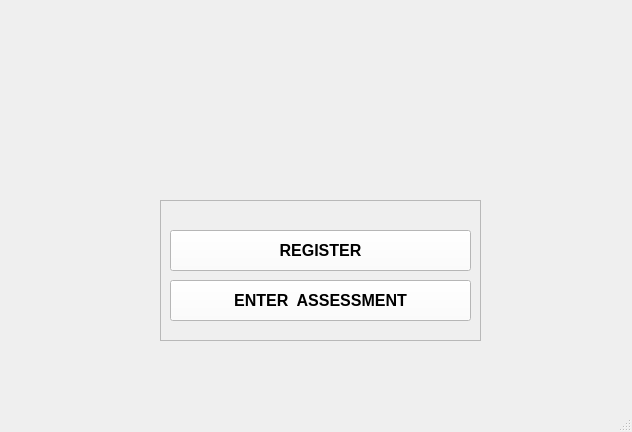
<?xml version="1.0" encoding="UTF-8"?>
<ui version="4.0">
 <class>MainWindow</class>
 <widget class="QMainWindow" name="MainWindow">
  <property name="geometry">
   <rect>
    <x>0</x>
    <y>0</y>
    <width>632</width>
    <height>432</height>
   </rect>
  </property>
  <property name="palette">
   <palette>
    <active>
     <colorrole role="WindowText">
      <brush brushstyle="SolidPattern">
       <color alpha="255">
        <red>0</red>
        <green>0</green>
        <blue>255</blue>
       </color>
      </brush>
     </colorrole>
    </active>
    <inactive>
     <colorrole role="WindowText">
      <brush brushstyle="SolidPattern">
       <color alpha="255">
        <red>0</red>
        <green>0</green>
        <blue>255</blue>
       </color>
      </brush>
     </colorrole>
    </inactive>
    <disabled>
     <colorrole role="WindowText">
      <brush brushstyle="SolidPattern">
       <color alpha="255">
        <red>120</red>
        <green>120</green>
        <blue>120</blue>
       </color>
      </brush>
     </colorrole>
    </disabled>
   </palette>
  </property>
  <property name="font">
   <font>
    <family>Arial</family>
    <pointsize>8</pointsize>
    <weight>50</weight>
    <bold>false</bold>
   </font>
  </property>
  <property name="windowTitle">
   <string>MainWindow</string>
  </property>
  <widget class="QWidget" name="centralwidget">
   <widget class="QFrame" name="frame">
    <property name="geometry">
     <rect>
      <x>160</x>
      <y>200</y>
      <width>321</width>
      <height>141</height>
     </rect>
    </property>
    <property name="frameShape">
     <enum>QFrame::StyledPanel</enum>
    </property>
    <property name="frameShadow">
     <enum>QFrame::Raised</enum>
    </property>
    <widget class="QPushButton" name="pushButton_3">
     <property name="geometry">
      <rect>
       <x>10</x>
       <y>30</y>
       <width>301</width>
       <height>41</height>
      </rect>
     </property>
     <property name="palette">
      <palette>
       <active>
        <colorrole role="WindowText">
         <brush brushstyle="SolidPattern">
          <color alpha="255">
           <red>0</red>
           <green>0</green>
           <blue>0</blue>
          </color>
         </brush>
        </colorrole>
        <colorrole role="Button">
         <brush brushstyle="SolidPattern">
          <color alpha="255">
           <red>255</red>
           <green>255</green>
           <blue>255</blue>
          </color>
         </brush>
        </colorrole>
        <colorrole role="Light">
         <brush brushstyle="SolidPattern">
          <color alpha="255">
           <red>255</red>
           <green>255</green>
           <blue>255</blue>
          </color>
         </brush>
        </colorrole>
        <colorrole role="Midlight">
         <brush brushstyle="SolidPattern">
          <color alpha="255">
           <red>255</red>
           <green>255</green>
           <blue>255</blue>
          </color>
         </brush>
        </colorrole>
        <colorrole role="Dark">
         <brush brushstyle="SolidPattern">
          <color alpha="255">
           <red>127</red>
           <green>127</green>
           <blue>127</blue>
          </color>
         </brush>
        </colorrole>
        <colorrole role="Mid">
         <brush brushstyle="SolidPattern">
          <color alpha="255">
           <red>170</red>
           <green>170</green>
           <blue>170</blue>
          </color>
         </brush>
        </colorrole>
        <colorrole role="Text">
         <brush brushstyle="SolidPattern">
          <color alpha="255">
           <red>0</red>
           <green>0</green>
           <blue>0</blue>
          </color>
         </brush>
        </colorrole>
        <colorrole role="BrightText">
         <brush brushstyle="SolidPattern">
          <color alpha="255">
           <red>255</red>
           <green>255</green>
           <blue>255</blue>
          </color>
         </brush>
        </colorrole>
        <colorrole role="ButtonText">
         <brush brushstyle="SolidPattern">
          <color alpha="255">
           <red>0</red>
           <green>0</green>
           <blue>0</blue>
          </color>
         </brush>
        </colorrole>
        <colorrole role="Base">
         <brush brushstyle="SolidPattern">
          <color alpha="255">
           <red>255</red>
           <green>255</green>
           <blue>255</blue>
          </color>
         </brush>
        </colorrole>
        <colorrole role="Window">
         <brush brushstyle="SolidPattern">
          <color alpha="255">
           <red>255</red>
           <green>255</green>
           <blue>255</blue>
          </color>
         </brush>
        </colorrole>
        <colorrole role="Shadow">
         <brush brushstyle="SolidPattern">
          <color alpha="255">
           <red>0</red>
           <green>0</green>
           <blue>0</blue>
          </color>
         </brush>
        </colorrole>
        <colorrole role="AlternateBase">
         <brush brushstyle="SolidPattern">
          <color alpha="255">
           <red>255</red>
           <green>255</green>
           <blue>255</blue>
          </color>
         </brush>
        </colorrole>
        <colorrole role="ToolTipBase">
         <brush brushstyle="SolidPattern">
          <color alpha="255">
           <red>255</red>
           <green>255</green>
           <blue>220</blue>
          </color>
         </brush>
        </colorrole>
        <colorrole role="ToolTipText">
         <brush brushstyle="SolidPattern">
          <color alpha="255">
           <red>0</red>
           <green>0</green>
           <blue>0</blue>
          </color>
         </brush>
        </colorrole>
        <colorrole role="PlaceholderText">
         <brush brushstyle="SolidPattern">
          <color alpha="128">
           <red>0</red>
           <green>0</green>
           <blue>0</blue>
          </color>
         </brush>
        </colorrole>
       </active>
       <inactive>
        <colorrole role="WindowText">
         <brush brushstyle="SolidPattern">
          <color alpha="255">
           <red>0</red>
           <green>0</green>
           <blue>0</blue>
          </color>
         </brush>
        </colorrole>
        <colorrole role="Button">
         <brush brushstyle="SolidPattern">
          <color alpha="255">
           <red>255</red>
           <green>255</green>
           <blue>255</blue>
          </color>
         </brush>
        </colorrole>
        <colorrole role="Light">
         <brush brushstyle="SolidPattern">
          <color alpha="255">
           <red>255</red>
           <green>255</green>
           <blue>255</blue>
          </color>
         </brush>
        </colorrole>
        <colorrole role="Midlight">
         <brush brushstyle="SolidPattern">
          <color alpha="255">
           <red>255</red>
           <green>255</green>
           <blue>255</blue>
          </color>
         </brush>
        </colorrole>
        <colorrole role="Dark">
         <brush brushstyle="SolidPattern">
          <color alpha="255">
           <red>127</red>
           <green>127</green>
           <blue>127</blue>
          </color>
         </brush>
        </colorrole>
        <colorrole role="Mid">
         <brush brushstyle="SolidPattern">
          <color alpha="255">
           <red>170</red>
           <green>170</green>
           <blue>170</blue>
          </color>
         </brush>
        </colorrole>
        <colorrole role="Text">
         <brush brushstyle="SolidPattern">
          <color alpha="255">
           <red>0</red>
           <green>0</green>
           <blue>0</blue>
          </color>
         </brush>
        </colorrole>
        <colorrole role="BrightText">
         <brush brushstyle="SolidPattern">
          <color alpha="255">
           <red>255</red>
           <green>255</green>
           <blue>255</blue>
          </color>
         </brush>
        </colorrole>
        <colorrole role="ButtonText">
         <brush brushstyle="SolidPattern">
          <color alpha="255">
           <red>0</red>
           <green>0</green>
           <blue>0</blue>
          </color>
         </brush>
        </colorrole>
        <colorrole role="Base">
         <brush brushstyle="SolidPattern">
          <color alpha="255">
           <red>255</red>
           <green>255</green>
           <blue>255</blue>
          </color>
         </brush>
        </colorrole>
        <colorrole role="Window">
         <brush brushstyle="SolidPattern">
          <color alpha="255">
           <red>255</red>
           <green>255</green>
           <blue>255</blue>
          </color>
         </brush>
        </colorrole>
        <colorrole role="Shadow">
         <brush brushstyle="SolidPattern">
          <color alpha="255">
           <red>0</red>
           <green>0</green>
           <blue>0</blue>
          </color>
         </brush>
        </colorrole>
        <colorrole role="AlternateBase">
         <brush brushstyle="SolidPattern">
          <color alpha="255">
           <red>255</red>
           <green>255</green>
           <blue>255</blue>
          </color>
         </brush>
        </colorrole>
        <colorrole role="ToolTipBase">
         <brush brushstyle="SolidPattern">
          <color alpha="255">
           <red>255</red>
           <green>255</green>
           <blue>220</blue>
          </color>
         </brush>
        </colorrole>
        <colorrole role="ToolTipText">
         <brush brushstyle="SolidPattern">
          <color alpha="255">
           <red>0</red>
           <green>0</green>
           <blue>0</blue>
          </color>
         </brush>
        </colorrole>
        <colorrole role="PlaceholderText">
         <brush brushstyle="SolidPattern">
          <color alpha="128">
           <red>0</red>
           <green>0</green>
           <blue>0</blue>
          </color>
         </brush>
        </colorrole>
       </inactive>
       <disabled>
        <colorrole role="WindowText">
         <brush brushstyle="SolidPattern">
          <color alpha="255">
           <red>127</red>
           <green>127</green>
           <blue>127</blue>
          </color>
         </brush>
        </colorrole>
        <colorrole role="Button">
         <brush brushstyle="SolidPattern">
          <color alpha="255">
           <red>255</red>
           <green>255</green>
           <blue>255</blue>
          </color>
         </brush>
        </colorrole>
        <colorrole role="Light">
         <brush brushstyle="SolidPattern">
          <color alpha="255">
           <red>255</red>
           <green>255</green>
           <blue>255</blue>
          </color>
         </brush>
        </colorrole>
        <colorrole role="Midlight">
         <brush brushstyle="SolidPattern">
          <color alpha="255">
           <red>255</red>
           <green>255</green>
           <blue>255</blue>
          </color>
         </brush>
        </colorrole>
        <colorrole role="Dark">
         <brush brushstyle="SolidPattern">
          <color alpha="255">
           <red>127</red>
           <green>127</green>
           <blue>127</blue>
          </color>
         </brush>
        </colorrole>
        <colorrole role="Mid">
         <brush brushstyle="SolidPattern">
          <color alpha="255">
           <red>170</red>
           <green>170</green>
           <blue>170</blue>
          </color>
         </brush>
        </colorrole>
        <colorrole role="Text">
         <brush brushstyle="SolidPattern">
          <color alpha="255">
           <red>127</red>
           <green>127</green>
           <blue>127</blue>
          </color>
         </brush>
        </colorrole>
        <colorrole role="BrightText">
         <brush brushstyle="SolidPattern">
          <color alpha="255">
           <red>255</red>
           <green>255</green>
           <blue>255</blue>
          </color>
         </brush>
        </colorrole>
        <colorrole role="ButtonText">
         <brush brushstyle="SolidPattern">
          <color alpha="255">
           <red>127</red>
           <green>127</green>
           <blue>127</blue>
          </color>
         </brush>
        </colorrole>
        <colorrole role="Base">
         <brush brushstyle="SolidPattern">
          <color alpha="255">
           <red>255</red>
           <green>255</green>
           <blue>255</blue>
          </color>
         </brush>
        </colorrole>
        <colorrole role="Window">
         <brush brushstyle="SolidPattern">
          <color alpha="255">
           <red>255</red>
           <green>255</green>
           <blue>255</blue>
          </color>
         </brush>
        </colorrole>
        <colorrole role="Shadow">
         <brush brushstyle="SolidPattern">
          <color alpha="255">
           <red>0</red>
           <green>0</green>
           <blue>0</blue>
          </color>
         </brush>
        </colorrole>
        <colorrole role="AlternateBase">
         <brush brushstyle="SolidPattern">
          <color alpha="255">
           <red>255</red>
           <green>255</green>
           <blue>255</blue>
          </color>
         </brush>
        </colorrole>
        <colorrole role="ToolTipBase">
         <brush brushstyle="SolidPattern">
          <color alpha="255">
           <red>255</red>
           <green>255</green>
           <blue>220</blue>
          </color>
         </brush>
        </colorrole>
        <colorrole role="ToolTipText">
         <brush brushstyle="SolidPattern">
          <color alpha="255">
           <red>0</red>
           <green>0</green>
           <blue>0</blue>
          </color>
         </brush>
        </colorrole>
        <colorrole role="PlaceholderText">
         <brush brushstyle="SolidPattern">
          <color alpha="128">
           <red>0</red>
           <green>0</green>
           <blue>0</blue>
          </color>
         </brush>
        </colorrole>
       </disabled>
      </palette>
     </property>
     <property name="font">
      <font>
       <family>Arial</family>
       <pointsize>12</pointsize>
       <weight>75</weight>
       <bold>true</bold>
      </font>
     </property>
     <property name="text">
      <string>REGISTER</string>
     </property>
     <property name="flat">
      <bool>false</bool>
     </property>
    </widget>
    <widget class="QPushButton" name="pushButton_2">
     <property name="geometry">
      <rect>
       <x>10</x>
       <y>80</y>
       <width>301</width>
       <height>41</height>
      </rect>
     </property>
     <property name="palette">
      <palette>
       <active>
        <colorrole role="WindowText">
         <brush brushstyle="SolidPattern">
          <color alpha="255">
           <red>0</red>
           <green>0</green>
           <blue>0</blue>
          </color>
         </brush>
        </colorrole>
        <colorrole role="Button">
         <brush brushstyle="SolidPattern">
          <color alpha="255">
           <red>255</red>
           <green>255</green>
           <blue>255</blue>
          </color>
         </brush>
        </colorrole>
        <colorrole role="Light">
         <brush brushstyle="SolidPattern">
          <color alpha="255">
           <red>255</red>
           <green>255</green>
           <blue>255</blue>
          </color>
         </brush>
        </colorrole>
        <colorrole role="Midlight">
         <brush brushstyle="SolidPattern">
          <color alpha="255">
           <red>255</red>
           <green>255</green>
           <blue>255</blue>
          </color>
         </brush>
        </colorrole>
        <colorrole role="Dark">
         <brush brushstyle="SolidPattern">
          <color alpha="255">
           <red>127</red>
           <green>127</green>
           <blue>127</blue>
          </color>
         </brush>
        </colorrole>
        <colorrole role="Mid">
         <brush brushstyle="SolidPattern">
          <color alpha="255">
           <red>170</red>
           <green>170</green>
           <blue>170</blue>
          </color>
         </brush>
        </colorrole>
        <colorrole role="Text">
         <brush brushstyle="SolidPattern">
          <color alpha="255">
           <red>0</red>
           <green>0</green>
           <blue>0</blue>
          </color>
         </brush>
        </colorrole>
        <colorrole role="BrightText">
         <brush brushstyle="SolidPattern">
          <color alpha="255">
           <red>255</red>
           <green>255</green>
           <blue>255</blue>
          </color>
         </brush>
        </colorrole>
        <colorrole role="ButtonText">
         <brush brushstyle="SolidPattern">
          <color alpha="255">
           <red>0</red>
           <green>0</green>
           <blue>0</blue>
          </color>
         </brush>
        </colorrole>
        <colorrole role="Base">
         <brush brushstyle="SolidPattern">
          <color alpha="255">
           <red>255</red>
           <green>255</green>
           <blue>255</blue>
          </color>
         </brush>
        </colorrole>
        <colorrole role="Window">
         <brush brushstyle="SolidPattern">
          <color alpha="255">
           <red>255</red>
           <green>255</green>
           <blue>255</blue>
          </color>
         </brush>
        </colorrole>
        <colorrole role="Shadow">
         <brush brushstyle="SolidPattern">
          <color alpha="255">
           <red>0</red>
           <green>0</green>
           <blue>0</blue>
          </color>
         </brush>
        </colorrole>
        <colorrole role="AlternateBase">
         <brush brushstyle="SolidPattern">
          <color alpha="255">
           <red>255</red>
           <green>255</green>
           <blue>255</blue>
          </color>
         </brush>
        </colorrole>
        <colorrole role="ToolTipBase">
         <brush brushstyle="SolidPattern">
          <color alpha="255">
           <red>255</red>
           <green>255</green>
           <blue>220</blue>
          </color>
         </brush>
        </colorrole>
        <colorrole role="ToolTipText">
         <brush brushstyle="SolidPattern">
          <color alpha="255">
           <red>0</red>
           <green>0</green>
           <blue>0</blue>
          </color>
         </brush>
        </colorrole>
        <colorrole role="PlaceholderText">
         <brush brushstyle="SolidPattern">
          <color alpha="128">
           <red>0</red>
           <green>0</green>
           <blue>0</blue>
          </color>
         </brush>
        </colorrole>
       </active>
       <inactive>
        <colorrole role="WindowText">
         <brush brushstyle="SolidPattern">
          <color alpha="255">
           <red>0</red>
           <green>0</green>
           <blue>0</blue>
          </color>
         </brush>
        </colorrole>
        <colorrole role="Button">
         <brush brushstyle="SolidPattern">
          <color alpha="255">
           <red>255</red>
           <green>255</green>
           <blue>255</blue>
          </color>
         </brush>
        </colorrole>
        <colorrole role="Light">
         <brush brushstyle="SolidPattern">
          <color alpha="255">
           <red>255</red>
           <green>255</green>
           <blue>255</blue>
          </color>
         </brush>
        </colorrole>
        <colorrole role="Midlight">
         <brush brushstyle="SolidPattern">
          <color alpha="255">
           <red>255</red>
           <green>255</green>
           <blue>255</blue>
          </color>
         </brush>
        </colorrole>
        <colorrole role="Dark">
         <brush brushstyle="SolidPattern">
          <color alpha="255">
           <red>127</red>
           <green>127</green>
           <blue>127</blue>
          </color>
         </brush>
        </colorrole>
        <colorrole role="Mid">
         <brush brushstyle="SolidPattern">
          <color alpha="255">
           <red>170</red>
           <green>170</green>
           <blue>170</blue>
          </color>
         </brush>
        </colorrole>
        <colorrole role="Text">
         <brush brushstyle="SolidPattern">
          <color alpha="255">
           <red>0</red>
           <green>0</green>
           <blue>0</blue>
          </color>
         </brush>
        </colorrole>
        <colorrole role="BrightText">
         <brush brushstyle="SolidPattern">
          <color alpha="255">
           <red>255</red>
           <green>255</green>
           <blue>255</blue>
          </color>
         </brush>
        </colorrole>
        <colorrole role="ButtonText">
         <brush brushstyle="SolidPattern">
          <color alpha="255">
           <red>0</red>
           <green>0</green>
           <blue>0</blue>
          </color>
         </brush>
        </colorrole>
        <colorrole role="Base">
         <brush brushstyle="SolidPattern">
          <color alpha="255">
           <red>255</red>
           <green>255</green>
           <blue>255</blue>
          </color>
         </brush>
        </colorrole>
        <colorrole role="Window">
         <brush brushstyle="SolidPattern">
          <color alpha="255">
           <red>255</red>
           <green>255</green>
           <blue>255</blue>
          </color>
         </brush>
        </colorrole>
        <colorrole role="Shadow">
         <brush brushstyle="SolidPattern">
          <color alpha="255">
           <red>0</red>
           <green>0</green>
           <blue>0</blue>
          </color>
         </brush>
        </colorrole>
        <colorrole role="AlternateBase">
         <brush brushstyle="SolidPattern">
          <color alpha="255">
           <red>255</red>
           <green>255</green>
           <blue>255</blue>
          </color>
         </brush>
        </colorrole>
        <colorrole role="ToolTipBase">
         <brush brushstyle="SolidPattern">
          <color alpha="255">
           <red>255</red>
           <green>255</green>
           <blue>220</blue>
          </color>
         </brush>
        </colorrole>
        <colorrole role="ToolTipText">
         <brush brushstyle="SolidPattern">
          <color alpha="255">
           <red>0</red>
           <green>0</green>
           <blue>0</blue>
          </color>
         </brush>
        </colorrole>
        <colorrole role="PlaceholderText">
         <brush brushstyle="SolidPattern">
          <color alpha="128">
           <red>0</red>
           <green>0</green>
           <blue>0</blue>
          </color>
         </brush>
        </colorrole>
       </inactive>
       <disabled>
        <colorrole role="WindowText">
         <brush brushstyle="SolidPattern">
          <color alpha="255">
           <red>127</red>
           <green>127</green>
           <blue>127</blue>
          </color>
         </brush>
        </colorrole>
        <colorrole role="Button">
         <brush brushstyle="SolidPattern">
          <color alpha="255">
           <red>255</red>
           <green>255</green>
           <blue>255</blue>
          </color>
         </brush>
        </colorrole>
        <colorrole role="Light">
         <brush brushstyle="SolidPattern">
          <color alpha="255">
           <red>255</red>
           <green>255</green>
           <blue>255</blue>
          </color>
         </brush>
        </colorrole>
        <colorrole role="Midlight">
         <brush brushstyle="SolidPattern">
          <color alpha="255">
           <red>255</red>
           <green>255</green>
           <blue>255</blue>
          </color>
         </brush>
        </colorrole>
        <colorrole role="Dark">
         <brush brushstyle="SolidPattern">
          <color alpha="255">
           <red>127</red>
           <green>127</green>
           <blue>127</blue>
          </color>
         </brush>
        </colorrole>
        <colorrole role="Mid">
         <brush brushstyle="SolidPattern">
          <color alpha="255">
           <red>170</red>
           <green>170</green>
           <blue>170</blue>
          </color>
         </brush>
        </colorrole>
        <colorrole role="Text">
         <brush brushstyle="SolidPattern">
          <color alpha="255">
           <red>127</red>
           <green>127</green>
           <blue>127</blue>
          </color>
         </brush>
        </colorrole>
        <colorrole role="BrightText">
         <brush brushstyle="SolidPattern">
          <color alpha="255">
           <red>255</red>
           <green>255</green>
           <blue>255</blue>
          </color>
         </brush>
        </colorrole>
        <colorrole role="ButtonText">
         <brush brushstyle="SolidPattern">
          <color alpha="255">
           <red>127</red>
           <green>127</green>
           <blue>127</blue>
          </color>
         </brush>
        </colorrole>
        <colorrole role="Base">
         <brush brushstyle="SolidPattern">
          <color alpha="255">
           <red>255</red>
           <green>255</green>
           <blue>255</blue>
          </color>
         </brush>
        </colorrole>
        <colorrole role="Window">
         <brush brushstyle="SolidPattern">
          <color alpha="255">
           <red>255</red>
           <green>255</green>
           <blue>255</blue>
          </color>
         </brush>
        </colorrole>
        <colorrole role="Shadow">
         <brush brushstyle="SolidPattern">
          <color alpha="255">
           <red>0</red>
           <green>0</green>
           <blue>0</blue>
          </color>
         </brush>
        </colorrole>
        <colorrole role="AlternateBase">
         <brush brushstyle="SolidPattern">
          <color alpha="255">
           <red>255</red>
           <green>255</green>
           <blue>255</blue>
          </color>
         </brush>
        </colorrole>
        <colorrole role="ToolTipBase">
         <brush brushstyle="SolidPattern">
          <color alpha="255">
           <red>255</red>
           <green>255</green>
           <blue>220</blue>
          </color>
         </brush>
        </colorrole>
        <colorrole role="ToolTipText">
         <brush brushstyle="SolidPattern">
          <color alpha="255">
           <red>0</red>
           <green>0</green>
           <blue>0</blue>
          </color>
         </brush>
        </colorrole>
        <colorrole role="PlaceholderText">
         <brush brushstyle="SolidPattern">
          <color alpha="128">
           <red>0</red>
           <green>0</green>
           <blue>0</blue>
          </color>
         </brush>
        </colorrole>
       </disabled>
      </palette>
     </property>
     <property name="font">
      <font>
       <family>Arial</family>
       <pointsize>12</pointsize>
       <weight>75</weight>
       <bold>true</bold>
      </font>
     </property>
     <property name="text">
      <string>ENTER  ASSESSMENT</string>
     </property>
     <property name="flat">
      <bool>false</bool>
     </property>
    </widget>
   </widget>
   <widget class="QLabel" name="label">
    <property name="geometry">
     <rect>
      <x>140</x>
      <y>60</y>
      <width>341</width>
      <height>121</height>
     </rect>
    </property>
    <property name="text">
     <string/>
    </property>
   </widget>
  </widget>
  <widget class="QMenuBar" name="menubar">
   <property name="geometry">
    <rect>
     <x>0</x>
     <y>0</y>
     <width>632</width>
     <height>20</height>
    </rect>
   </property>
  </widget>
  <widget class="QStatusBar" name="statusbar"/>
 </widget>
 <resources/>
 <connections/>
</ui>
